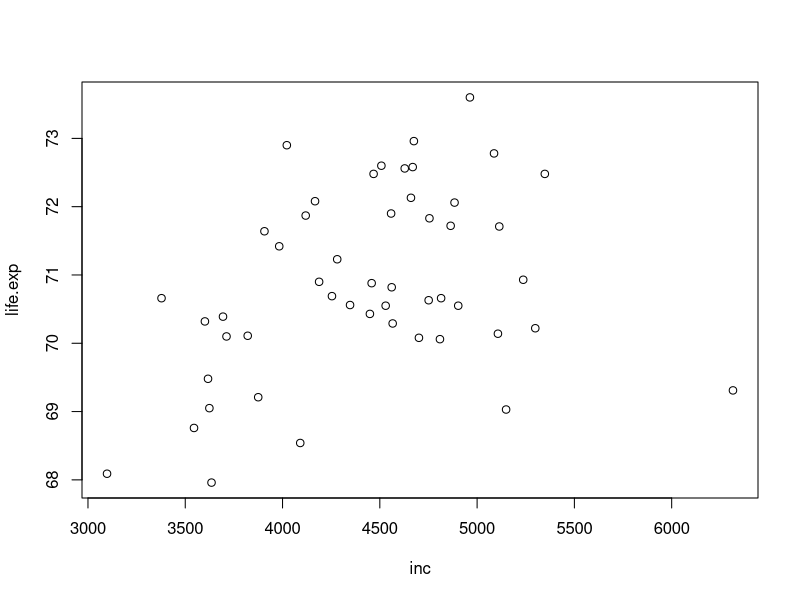
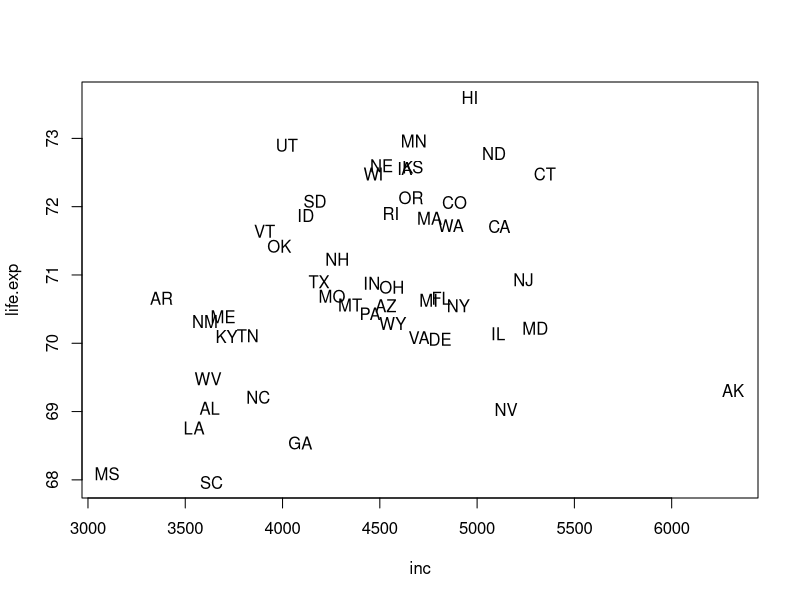

Write R code to recreate these figures, in order.
# Homework 3: Simple Linear Regression Using R

# Overview of dataset 
help(state.x77) # Same thing as ?state.x77


# Make data set a dataframe 
statedata = as.data.frame(state.x77)

# 8 variables in data set
# Population: population estimate as of July 1, 1975
# Income: per capita income (1974)
# Life Exp: life expectancy in years (1969-71)
# Murder: murder and non-negligent manslaughter rate per 100,000 population (1976)
# HS Grad: percent high-school graduates (1970)
# Frost: mean number of days with minimum temperature below freezing (1931-1960) in capital or large city
# Area: land area in square miles

# Step 1: Modify column names 
# Use colnames to retrieve column names/assign new names 
colnames(statedata) = c("pop", "inc", "illit", "life.exp", "murder", "hs.grad", "frost", "area")

# Step 2: Make a scatterplot - association btw life.exp & income (inc)
# plot(y~x, data=?)
plot(life.exp~inc, data=statedata) # looks like income has a weak positive correlation with life exp

# Compute correlation btw the two variables 
browseURL("https://www.socialresearchmethods.net/kb/statcorr.php") # info on correlation

cor(statedata[,"life.exp"], statedata[,"inc"]) # 0.3402553 = weak positive correlation (-1, 1)

# Identify outlier value (really high income corresponding with low life exp) - Which state is this?
plot(life.exp~inc, data=statedata, type="n")
text(life.exp~inc, data=statedata, state.abb) # Wow! Super cool - it's AK (Alaska)...hmmmm...interesting 
?state.abb # character vector of 2-letter abbreviations for the state names
